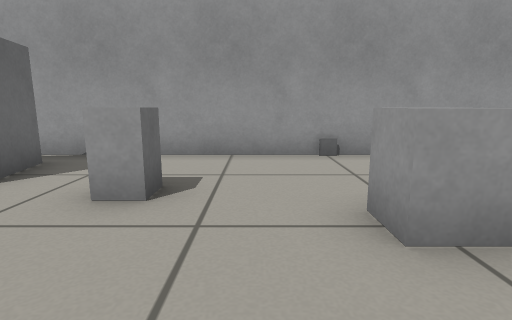
[1] (above)

20 first-person views from a walk through a robot-simulator world made for Gazebo. The camera is 0.51 m above the floor, tilts 10° down and sees 80° across. The floor is counted in squares, 0.5 m on a side. Each view is taken from the middle of a square. On the plan, view 1 faces up. The plan holds only what a view shows up to about 12 squares ahead; the rest is blank.

[2]
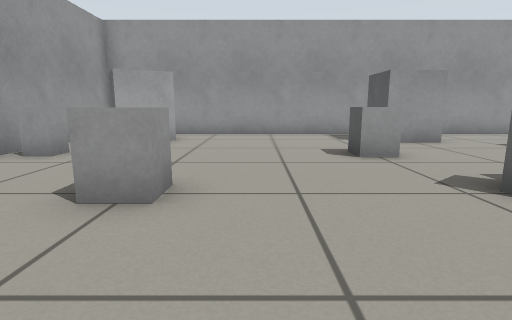

[3]
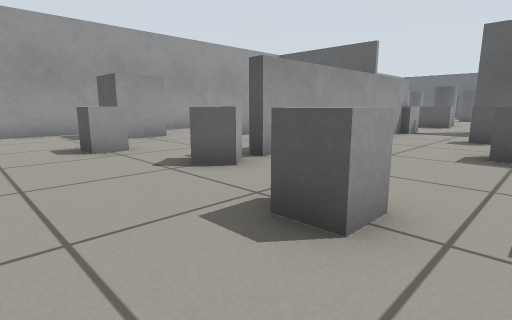

[4]
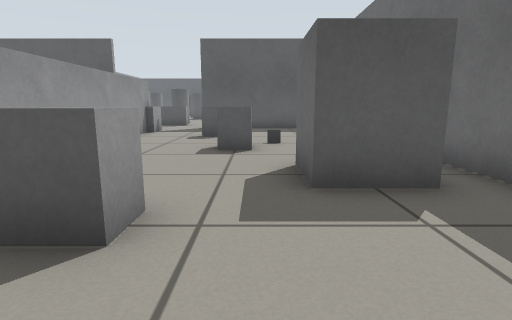

[5]
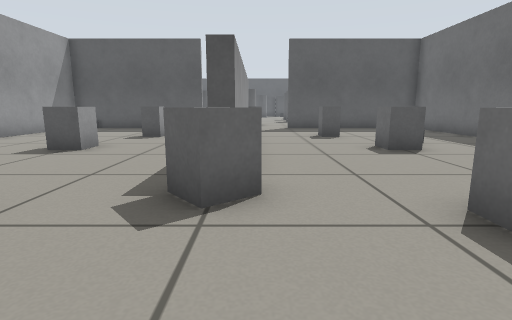

[6]
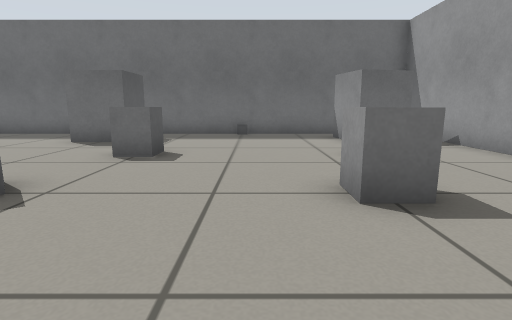

[7]
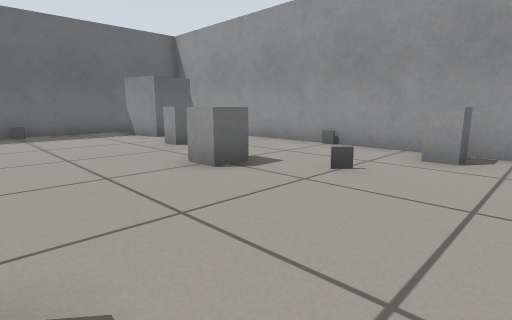

[8]
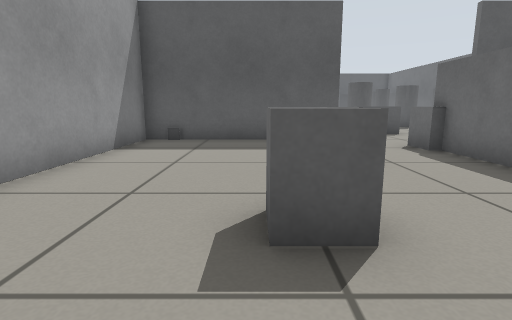

[9]
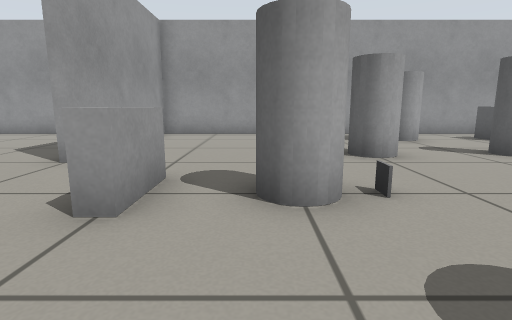

[10]
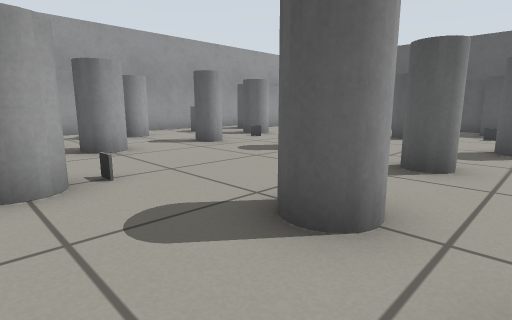

[11]
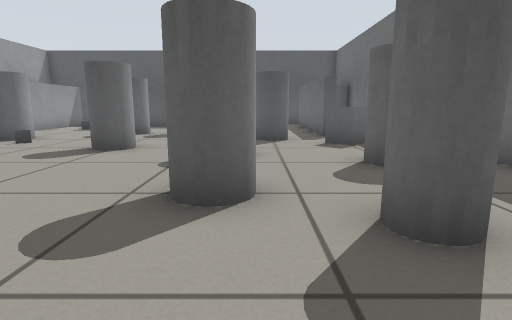

[12]
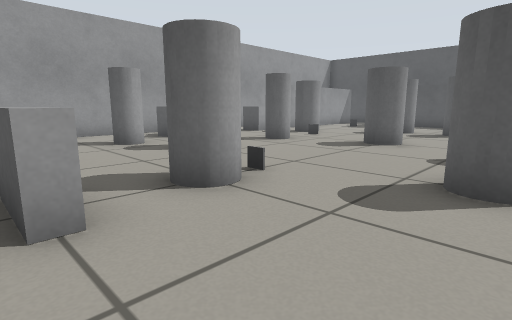

[13]
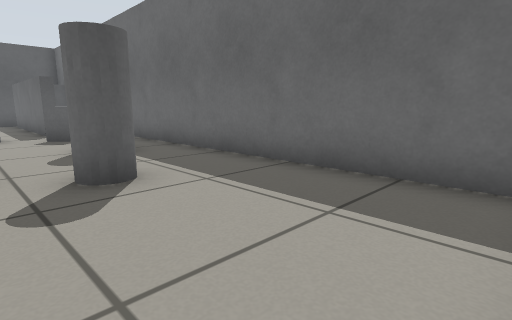

[14]
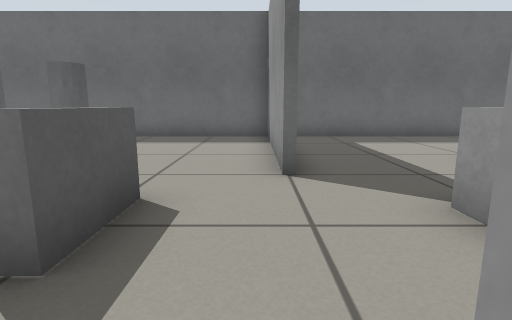

[15]
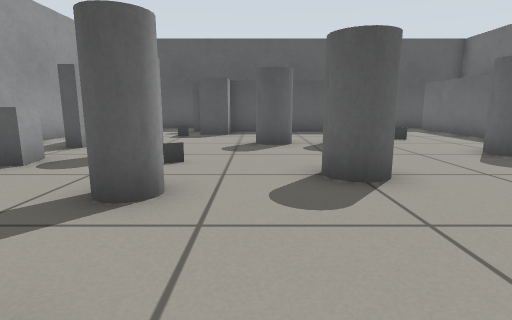

[16]
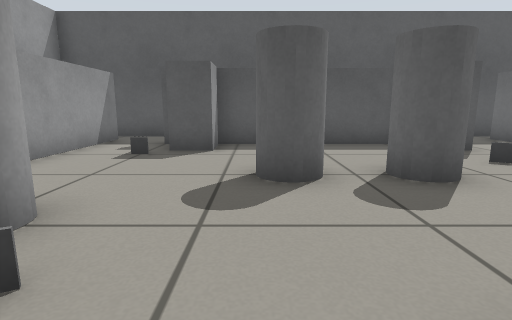

[17]
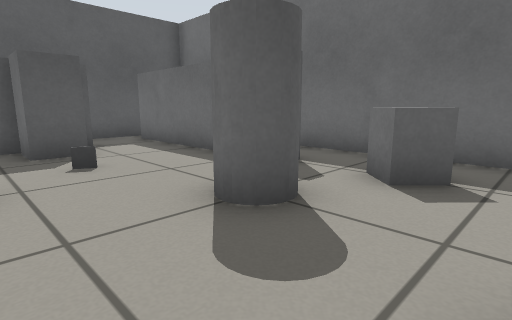

[18]
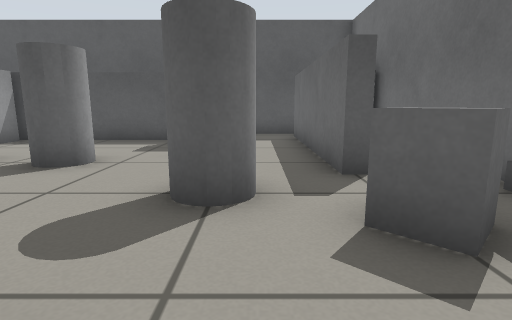

[19]
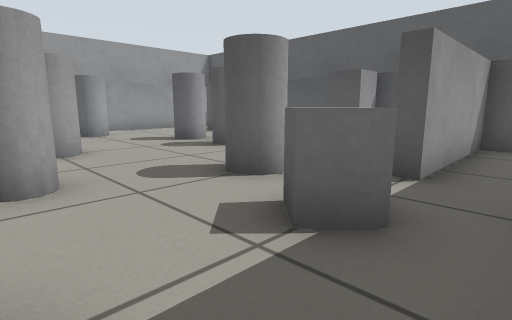

[20]
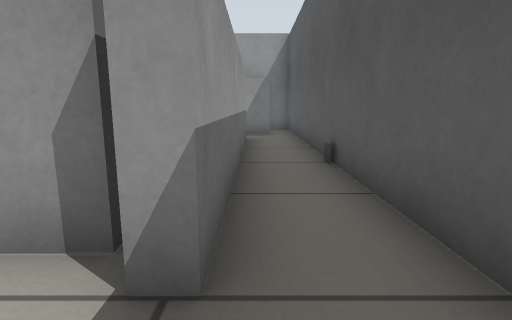

### Floor plan
Points are (right, up) in squares from view 1. A wall is a line through its corners. A room is listed if a view was taken in it or the views show most of it. See-through windows are left out.
Room 1 (views 1, 2, 3, 4, 5, 6, 7, 8, 9, 10, 11, 12, 13, 14, 15, 16, 17, 18, 19, 20)
walls: (3.4, -13.4) (7.5, -13.4); (-0.5, -13.6) (-4.4, -13.6); (1.3, -10.2) (1.3, -3.5) (1.7, -3.5); (-1.6, -13.4) (-0.5, -13.4); (1.7, -9) (1.7, -10.5); (7.5, -13.6) (3.5, -13.6); (9.4, -12.2) (9.4, -5.9); (-6.4, -13.5) (-6.4, -28); (9.4, -20.5) (9.4, -13.5); (9.4, -3.1) (9.4, 4); (7.2, -26.5) (7.7, -26.5); (-4.7, -26.5) (-4.3, -26.5) (-4.3, -31.7); (9.4, -29.2) (9.4, -23); (7.3, -30.5) (7.3, -28.6); (-0.6, -31.3) (3.5, -31.3); (3.4, -31.7) (-0.6, -31.7); (-6.4, 4) (-6.4, -12.6); (9.5, 6.4) (-5.9, 6.4); (-5.1, -33.4) (8.1, -33.4)
objects: grey box (-6, -32) to (-5, -31); grey box (-6, -26) to (-6, -25); grey box (-6, 1); grey box (-5, -25) to (-4, -24); grey cylinder (-5, -22) to (-4, -21); grey box (-5, -4) to (-4, -3); grey box (-5, 4) to (-4, 5); grey cylinder (-4, -19) to (-3, -18); grey cylinder (-3, -26) to (-2, -25); grey box (-3, -7); grey box (-3, -7) to (-2, -6); grey box (-2, -31) to (-1, -30); grey cylinder (-2, -23) to (-1, -22); grey cylinder (-2, -20) to (-1, -19); grey box (-2, -10) to (-1, -9); grey box (-2, -2) to (-1, -1); grey box (-2, 3) to (-1, 4); grey box (-1, -29); grey cylinder (0, -28) to (1, -27); grey cylinder (1, -24) to (2, -23); grey box (1, -18) to (2, -18); grey cylinder (1, -17) to (2, -17); door leaf (1, -15) to (2, -15); grey box (1, -12) to (2, -11); grey box (1, -3) to (2, -2); grey box (1, 2) to (2, 3); grey box (2, -33); grey cylinder (2, -28) to (3, -27); grey box (2, 6); grey box (4, -31) to (5, -30); grey cylinder (4, -23) to (5, -22); grey cylinder (4, -20) to (5, -19); grey box (4, -10) to (5, -9); grey box (4, -2) to (5, -1); grey box (4, 4); grey box (4, 5) to (5, 6); grey cylinder (5, -26) to (6, -25); grey box (5, -24); grey box (5, -7) to (6, -6); grey cylinder (6, -19) to (7, -18); grey box (7, -25) to (8, -24); grey cylinder (7, -22) to (8, -21); grey box (7, -4) to (8, -3); grey box (7, 4) to (8, 5); grey box (8, -20); grey box (8, -13) to (9, -13)

Where each view was taken, in squares from view 1:
view 1: 0 up, 0 right, facing up
view 2: 1 up, 2 left, facing right
view 3: 1 up, 3 left, facing down-right
view 4: 1 up, 3 left, facing down
view 5: 1 up, 1 right, facing down
view 6: 1 up, 5 right, facing left
view 7: 1 down, 6 right, facing up-left
view 8: 4 down, 6 right, facing down
view 9: 17 down, 2 left, facing right
view 10: 17 down, 3 left, facing down-right
view 11: 16 down, 2 left, facing down
view 12: 15 down, 2 left, facing down-right
view 13: 14 down, 2 left, facing down-left
view 14: 14 down, 4 right, facing left
view 15: 19 down, 3 right, facing down
view 16: 23 down, 3 right, facing down
view 17: 23 down, 0 right, facing down-left
view 18: 22 down, 3 left, facing down
view 19: 22 down, 6 left, facing down-right
view 20: 32 down, 4 left, facing right
